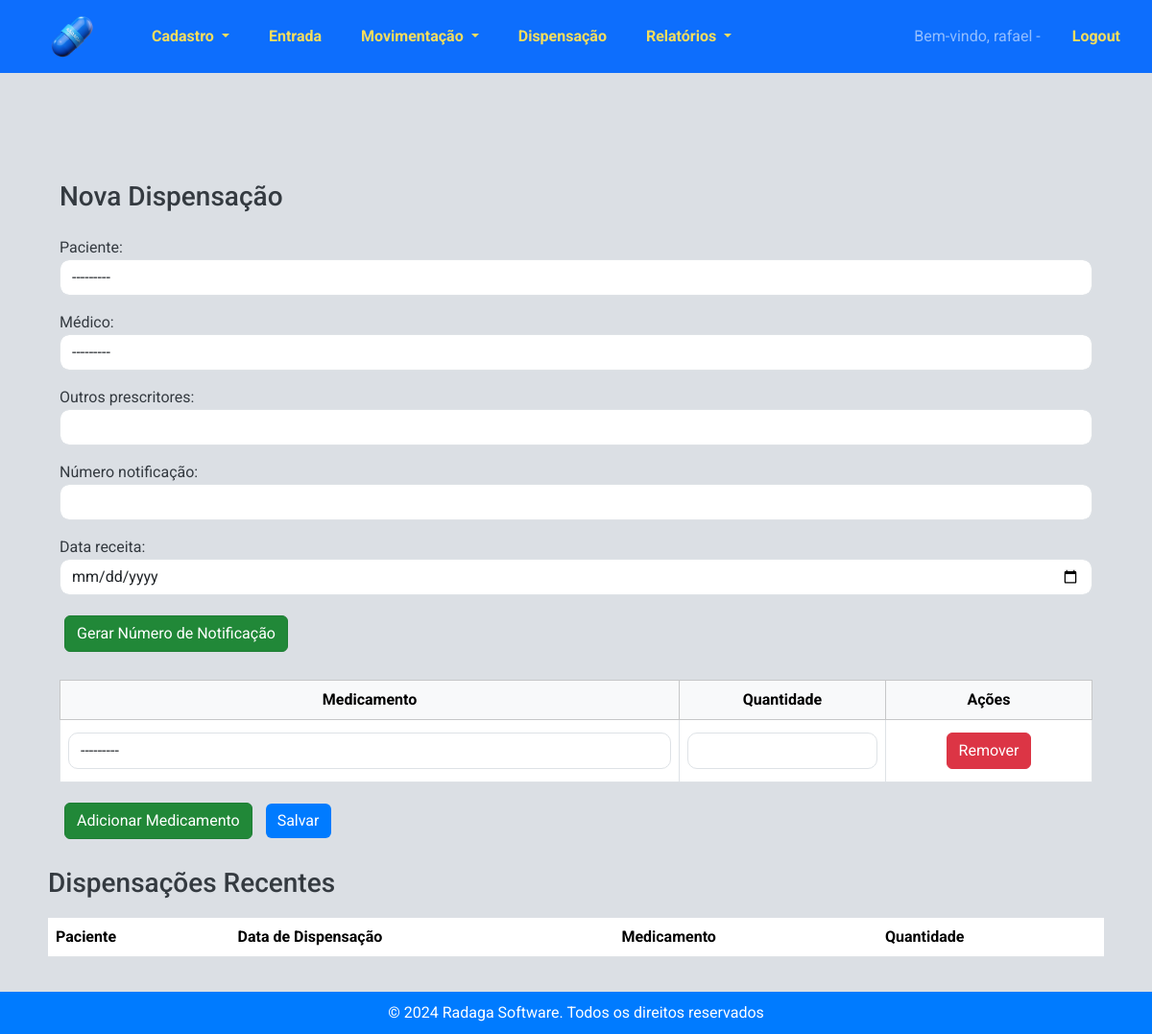
/estoque/dispensacoes/nova/ (signed in), run on an earlier commit of the app's database.
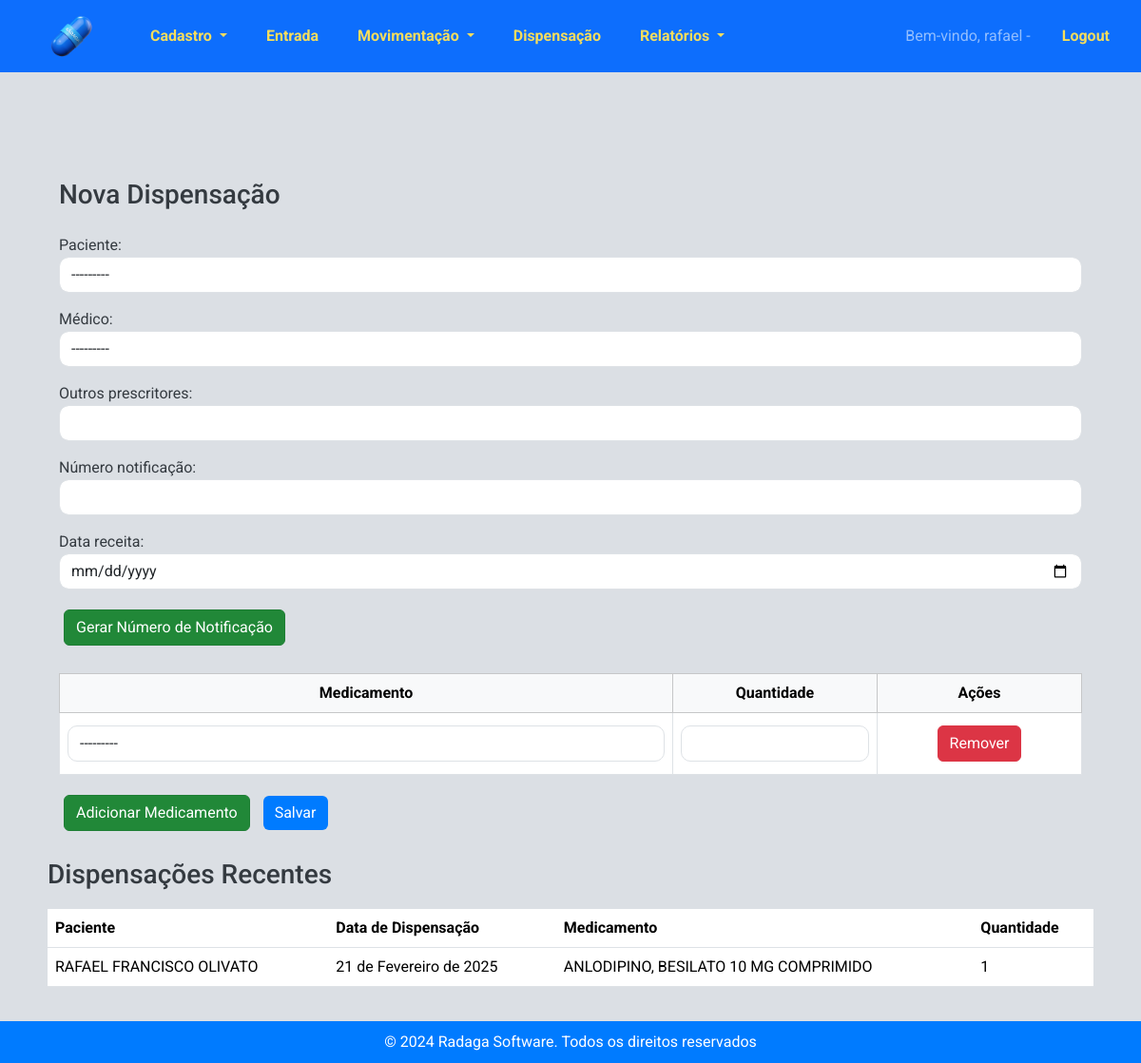
And on a later commit of the database.
### estoque/models.py (models this page shows, shortened)
class Dispensacao(models.Model):
    paciente = models.ForeignKey('Paciente', on_delete=models.CASCADE)
    medico = models.ForeignKey('Medico', on_delete=models.SET_NULL, null=True, blank=True,  verbose_name="Médico")
    outros_prescritores = models.CharField(max_length=255, blank=True, null=True)
    numero_notificacao = models.CharField(max_length=6, blank=True, null=True, verbose_name="Número notificação")
    data_receita = models.DateField(default=timezone.now)
    data_dispensacao = models.DateField(auto_now_add=True)

class Paciente(models.Model):
    nome = models.CharField(max_length=100)
    nome_mae = models.CharField(max_length=100, verbose_name="Nome da mãe")
    cns = models.CharField(max_length=15, unique=True, verbose_name="CNS")
    cpf = models.CharField(max_length=11, unique=True, verbose_name="CPF")
    data_nascimento = models.DateField()
    def __str__(self):
        return self.nome

class DispensacaoMedicamento(models.Model):
    dispensacao = models.ForeignKey('Dispensacao', related_name='medicamentos', on_delete=models.CASCADE)
    medicamento = models.ForeignKey('Medicamento', on_delete=models.CASCADE)
    quantidade = models.PositiveIntegerField()

class Medicamento(models.Model):
    LISTA_CHOICES = [
        ('A', 'Lista A'),
        ('B', 'Lista B'),
        ('C', 'Lista C'),
    ]
    codigo_identificacao = models.CharField(max_length=100, blank=True, null=True)
    nome = models.CharField(max_length=255, blank=True, null=True)
    psicotropico = models.CharField(max_length=1, choices=LISTA_CHOICES, blank=True, null=True, verbose_name="Psicotrópico")
    def __str__(self):
        return self.nome

### estoque/views.py (the view)
# urls.py: path('dispensacoes/nova/', views.nova_dispensacao, name='nova_dispensacao'),
@login_required
def nova_dispensacao(request):
    if request.method == "POST":
        form = DispensacaoForm(request.POST)
        formset = DispensacaoMedicamentoFormSet(request.POST)
        if form.is_valid() and formset.is_valid():
            dispensacao = form.save()
            medicamentos = formset.save(commit=False)
            for medicamento in medicamentos:
                medicamento.dispensacao = dispensacao
                medicamento.save()
            messages.success(request, "Dispensação registrada com sucesso!")
            return redirect("listar_dispensacoes")
    else:
        medicamentos_com_estoque = Medicamento.objects.filter(
            detalhesmedicamento__quantidade__gt=0
        ).distinct()
    form = DispensacaoForm()
    formset = DispensacaoMedicamentoFormSet(
        queryset=DispensacaoMedicamento.objects.none()
    )
    dispensacoes_recentes = Dispensacao.objects.all().order_by("-data_dispensacao")[:3]
    return render(
        request,
        "estoque/nova_dispensacao.html",
        {
            "form": form,
            "formset": formset,
            "medicamentos_disponiveis": medicamentos_com_estoque,
            "dispensacoes_recentes": dispensacoes_recentes,
        },
    )

### estoque/forms.py
class DispensacaoForm(forms.ModelForm):
    class Meta:
        model = Dispensacao
        fields = ['paciente', 'medico', 'outros_prescritores', 'numero_notificacao', 'data_receita']
        widgets = {
            'paciente': forms.Select(attrs={'class': 'form-control'}),
            'medico': forms.Select(attrs={'class': 'form-control'}),
            'outros_prescritores': forms.TextInput(attrs={'class': 'form-control'}),
            'numero_notificacao': forms.TextInput(attrs={'class': 'form-control'}),
            'data_receita': forms.DateInput(attrs={'type': 'date', 'class': 'form-control'}),
        }

### estoque/models.py (called while the page is built)
    def __str__(self):
        return self.nome_completo

### estoque/templates/estoque/nova_dispensacao.html (shortened to what this page needs)
{% extends 'estoque/base.html' %}
{% block content %}
<div class="container mt-5">
    <h3 class="mb-4">Nova Dispensação</h3>
    <form method="post">
        {{ form.as_p }}
        <button type="button" class="btn btn-secondary" id="generate-notification-number">Gerar Número de Notificação</button>
        <br><br>
        <table class="table table-bordered text-center align-middle" id="medicamentos-table">
            <thead class="table-light">
                <tr>
                    <th style="width: 60%;">Medicamento</th>
                    <th style="width: 20%;">Quantidade</th>
                    <th style="width: 20%;">Ações</th>
                </tr>
            </thead>
            <tbody>
                {% for form in formset %}
                <tr>
                    <td>{{ form.medicamento }}</td>
                    <td>{{ form.quantidade }}</td>
                    <td>
                        <button type="button" class="btn btn-danger remove-form-row">Remover</button>
                    </td>
                </tr>
                {% endfor %}
            </tbody>
        </table>
        <button type="button" class="btn btn-secondary" id="add-medicamento">Adicionar Medicamento</button>
        <button type="submit" class="btn btn-primary">Salvar</button>
    </form>
</div>
<br>
<h3>Dispensações Recentes</h3>
<table class="table">
    <thead>
        <tr>
            <th>Paciente</th>
            <th>Data de Dispensação</th>
            <th>Medicamento</th>
            <th>Quantidade</th>
        </tr>
    </thead>
    <tbody>
        {% for dispensacao in dispensacoes_recentes %}
            {% for item in dispensacao.medicamentos.all %}
                <tr>
                    {% if forloop.first %}
                        <td rowspan="{{ dispensacao.medicamentos.count }}">{{ dispensacao.paciente.nome }}</td>
                    {% endif %}
                    <td>{{ dispensacao.data_dispensacao }}</td>
                    <td>{{ item.medicamento.nome }}</td>
                    <td>{{ item.quantidade }}</td>
                </tr>
            {% endfor %}
        {% empty %}
            <tr>
                <td colspan="4">Nenhuma dispensação registrada ainda.</td>
            </tr>
        {% endfor %}
    </tbody>
</table>
{% endblock %}

What changed in the data, as far as the page shows it:
added Dispensacao: paciente.nome "RAFAEL FRANCISCO OLIVATO", data_dispensacao "21 de Fevereiro de 2025"
added DispensacaoMedicamento: medicamento.nome "ANLODIPINO, BESILATO 10 MG COMPRIMIDO", quantidade "1"
